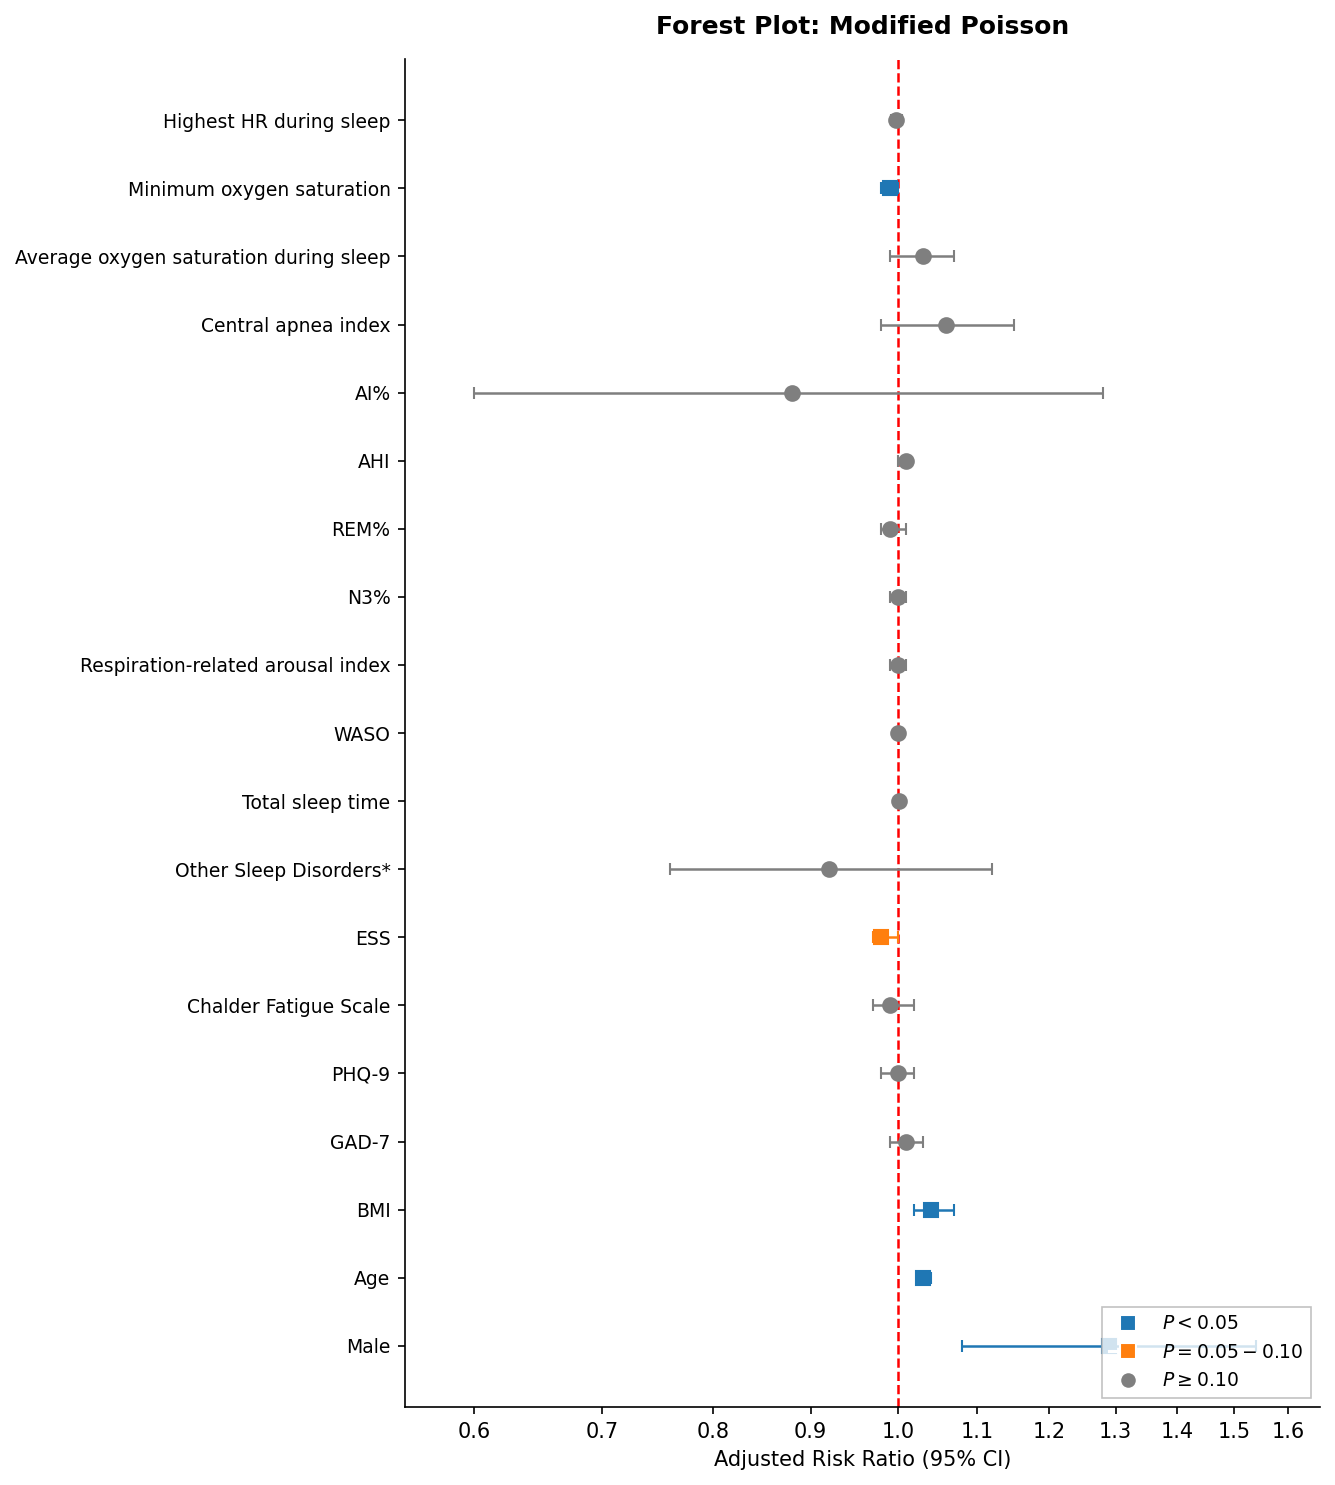

The Python source for this figure:
"""
Forest plot: Modified Poisson — style aligned to reference (log x-axis, red null line, p-value shapes/colors).
Run: python scripts/forest_plot_modified_poisson.py
Output: scripts/forest_plot_modified_poisson.png (or set OUT path)
"""
from __future__ import annotations

import re
from pathlib import Path

import matplotlib.pyplot as plt
import numpy as np

# --- raw data (Characteristics, aRR (95% CI), P-value) ---
ROWS = [
    ("Male", "1.29 (1.08-1.54)", "0.006"),
    ("Age", "1.03 (1.03-1.04)", "<0.001"),
    ("BMI", "1.04 (1.02-1.07)", "<0.001"),
    ("GAD-7", "1.01 (0.99-1.03)", "0.324"),
    ("PHQ-9", "1.00 (0.98-1.02)", "0.882"),
    ("Chalder Fatigue Scale", "0.99 (0.97-1.02)", "0.657"),
    ("ESS", "0.98 (0.97-1.00)", "0.066"),
    ("Other Sleep Disorders*", "0.92 (0.76-1.12)", "0.406"),
    ("Total sleep time", "1.001 (0.999-1.002)", "0.375"),
    ("WASO", "1.000 (0.998-1.001)", "0.695"),
    ("Respiration-related arousal index", "1.00 (0.99-1.01)", "0.715"),
    ("N3%", "1.00 (0.99-1.01)", "0.906"),
    ("REM%", "0.99 (0.98-1.01)", "0.301"),
    ("AHI", "1.01 (1.00-1.01)", "0.185"),
    ("AI%", "0.88 (0.60-1.28)", "0.495"),
    ("Central apnea index", "1.06 (0.98-1.15)", "0.131"),
    ("Average oxygen saturation during sleep", "1.03 (0.99-1.07)", "0.139"),
    ("Minimum oxygen saturation", "0.99 (0.98-1.00)", "0.047"),
    ("Highest HR during sleep", "0.998 (0.992-1.005)", "0.616"),
]

_CI_RE = re.compile(
    r"^\s*([0-9.]+)\s*\(\s*([0-9.]+)\s*-\s*([0-9.]+)\s*\)\s*$",
    re.IGNORECASE,
)


def parse_ci(s: str) -> tuple[float, float, float]:
    m = _CI_RE.match(s.strip())
    if not m:
        raise ValueError(f"Cannot parse CI: {s!r}")
    return float(m.group(1)), float(m.group(2)), float(m.group(3))


def parse_p(s: str) -> float:
    t = s.strip().replace(" ", "")
    if t.startswith("<"):
        return float(t[1:]) * 0.5  # e.g. <0.001 → well below 0.05 for styling only
    return float(t)


def p_style(p: float) -> tuple[str, str, str]:
    """color, marker, label category"""
    if p < 0.05:
        return "#1f77b4", "s", "sig"  # blue square
    if p < 0.10:
        return "#ff7f0e", "s", "marginal"  # orange square
    return "#7f7f7f", "o", "ns"  # grey circle


def main() -> None:
    root = Path(__file__).resolve().parent
    out = root / "forest_plot_modified_poisson.png"

    labels: list[str] = []
    est: list[float] = []
    lo: list[float] = []
    hi: list[float] = []
    colors: list[str] = []
    markers: list[str] = []

    for char, ci_str, p_str in ROWS:
        labels.append(char.strip())
        e, l, h = parse_ci(ci_str)
        est.append(e)
        lo.append(l)
        hi.append(h)
        c, m, _ = p_style(parse_p(p_str))
        colors.append(c)
        markers.append(m)

    n = len(labels)
    y = np.arange(n)[::-1]  # first row at top

    fig, ax = plt.subplots(figsize=(10, 10.5), dpi=150)
    fig.patch.set_facecolor("white")
    ax.set_facecolor("white")

    for i in range(n):
        e, l, h = est[i], lo[i], hi[i]
        xerr = np.array([[e - l], [h - e]])
        ax.errorbar(
            [e],
            [y[i]],
            xerr=xerr,
            fmt=markers[i],
            color=colors[i],
            ecolor=colors[i],
            elinewidth=1.2,
            capsize=3,
            markersize=7,
            zorder=3,
        )

    ax.axvline(1.0, color="red", linestyle="--", linewidth=1.2, zorder=1)

    ax.set_xscale("log")
    all_x = np.array(lo + hi + est, dtype=float)
    xmin = max(all_x.min() * 0.92, 0.01)
    xmax = min(all_x.max() * 1.08, 100)
    ax.set_xlim(xmin, xmax)

    ax.set_yticks(y)
    ax.set_yticklabels(labels, fontsize=9)
    ax.invert_yaxis()

    ax.set_title("Forest Plot: Modified Poisson", fontsize=12, fontweight="bold", pad=12)
    ax.set_xlabel("Adjusted Risk Ratio (95% CI)", fontsize=10)

    ax.spines["top"].set_visible(False)
    ax.spines["right"].set_visible(False)
    ax.grid(False)

    # Manual tick locations similar to reference (1.0 and ~0.6); extend if data needs
    tick_lo = 0.6
    tick_hi = 1.6
    # minor log ticks feel
    ax.set_xticks([tick_lo, 0.7, 0.8, 0.9, 1.0, 1.1, 1.2, 1.3, 1.4, 1.5, tick_hi])
    ax.get_xaxis().set_major_formatter(
        plt.FuncFormatter(lambda v, _: f"{v:g}" if abs(v - 1) > 1e-6 else "1.0")
    )

    from matplotlib.lines import Line2D

    legend_elems = [
        Line2D([0], [0], marker="s", color="w", markerfacecolor="#1f77b4", markersize=8, label=r"$P < 0.05$"),
        Line2D([0], [0], marker="s", color="w", markerfacecolor="#ff7f0e", markersize=8, label=r"$P = 0.05 - 0.10$"),
        Line2D([0], [0], marker="o", color="w", markerfacecolor="#7f7f7f", markersize=8, label=r"$P \geq 0.10$"),
    ]
    leg = ax.legend(
        handles=legend_elems,
        loc="lower right",
        frameon=True,
        fancybox=False,
        edgecolor="0.7",
        fontsize=9,
    )
    leg.get_frame().set_linewidth(0.8)

    plt.tight_layout()
    fig.savefig(out, bbox_inches="tight", facecolor="white")
    print("Saved", out)


if __name__ == "__main__":
    main()
